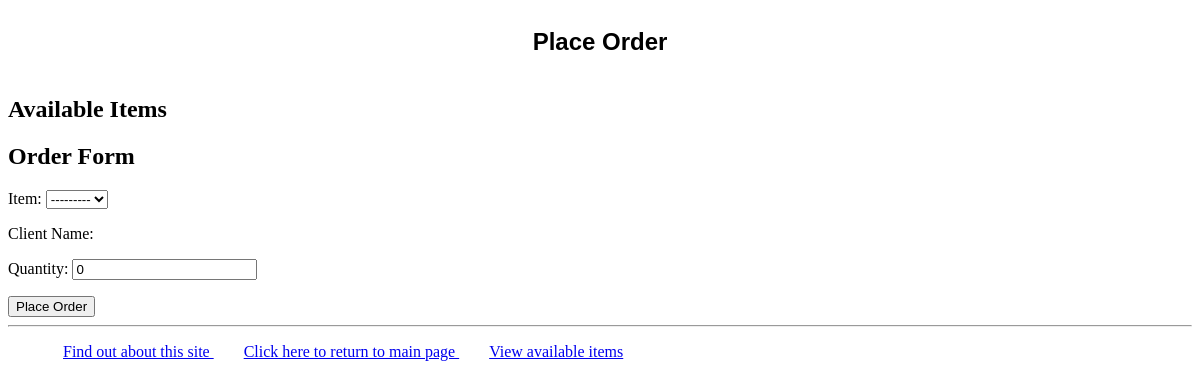
The app's page /placeorder/, older data.
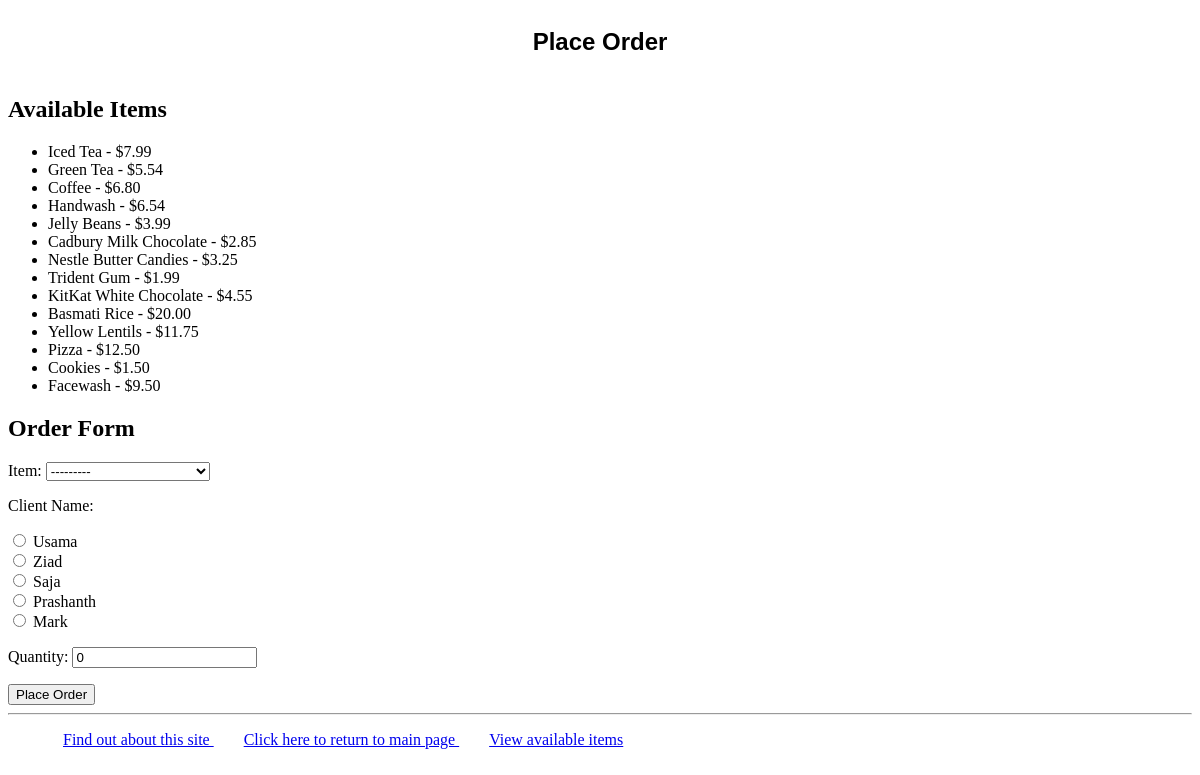
The same page, newer data.
### myapp1/models.py (models this page shows, shortened)
class Item(models.Model):
    type = models.ForeignKey(Type, related_name='items', on_delete=models.CASCADE)
    name = models.CharField(max_length=200)
    price = models.DecimalField(max_digits=10, decimal_places=2)
    stock = models.PositiveIntegerField(default=100)
    available = models.BooleanField(default=True)
    description = models.TextField(blank=True)
    interested = models.PositiveIntegerField(default=0)
    def __str__(self):
        return self.name

### myapp1/views.py (the view)
# urls.py: path('placeorder/', views.placeorder, name='placeorder'),
def placeorder(request):
    msg = ''
    itemlist = Item.objects.all()
    if request.method == 'POST':
        form = OrderItemForm(request.POST)
        if form.is_valid():
            order = form.save(commit=False)
            if order.total_items_ordered <= order.item.stock:
                order.save()
                order.item.stock -= order.total_items_ordered
                msg = 'Your order has been placed successfully.'
            else :
                msg = 'We do not have sufficient stock to fill your order.'
                return render(request, 'myapp1/order_response.html', {'msg': msg})
    else:
        form = OrderItemForm()
    return render(request, 'myapp1/placeorder.html', {'form': form, 'msg': msg, 'itemlist': itemlist})

### myapp1/forms.py
class OrderItemForm(forms.ModelForm):
    class Meta:
        model = OrderItem
        fields = ['item', 'client', 'total_items_ordered']
        labels = {
            'total_items_ordered': 'Quantity',
            'client': 'Client Name'
        }
        widgets = {
            'client': forms.RadioSelect()
        }

### myapp1/models.py (called while the page is built)
    def __str__(self):
        return self.first_name

### templates/myapp1/placeorder.html (shortened to what this page needs)
{% extends 'myapp1/base.html' %}
{% block myhdg %}Place Order{% endblock %}
{% block body_block %}
    <h2>Available Items</h2>
    <ul>
        {% for item in itemlist %}
            <li>{{ item.name }} - ${{ item.price }}</li>
        {% endfor %}
    </ul>
    <h2>Order Form</h2>
    <form method="post">
        {{ form.as_p }}
        <button type="submit">Place Order</button>
    </form>
{% endblock %}

Row changes from the older to the newer data that the page shows:
added Item: name "Iced Tea", price "7.99"
added Item: name "Green Tea", price "5.54"
added Item: name "Coffee", price "6.80"
added Item: name "Handwash", price "6.54"
added Item: name "Jelly Beans", price "3.99"
added Item: name "Cadbury Milk Chocolate", price "2.85"
added Item: name "Nestle Butter Candies", price "3.25"
added Item: name "Trident Gum", price "1.99"
added Item: name "KitKat White Chocolate", price "4.55"
added Item: name "Basmati Rice", price "20.00"
added Item: name "Yellow Lentils", price "11.75"
added Item: name "Pizza", price "12.50"
added Item: name "Cookies", price "1.50"
added Item: name "Facewash", price "9.50"
Text that changed along with them:
form field client: (not shown) → "☐ Usama ☐ Ziad ☐ Saja ☐ Prashanth ☐ Mark"
text no longer shown: "Item: Client Name: Quantity:"
text now shown: "Item: Client Name: Usama Ziad Saja Prashanth Mark Quantity:"
